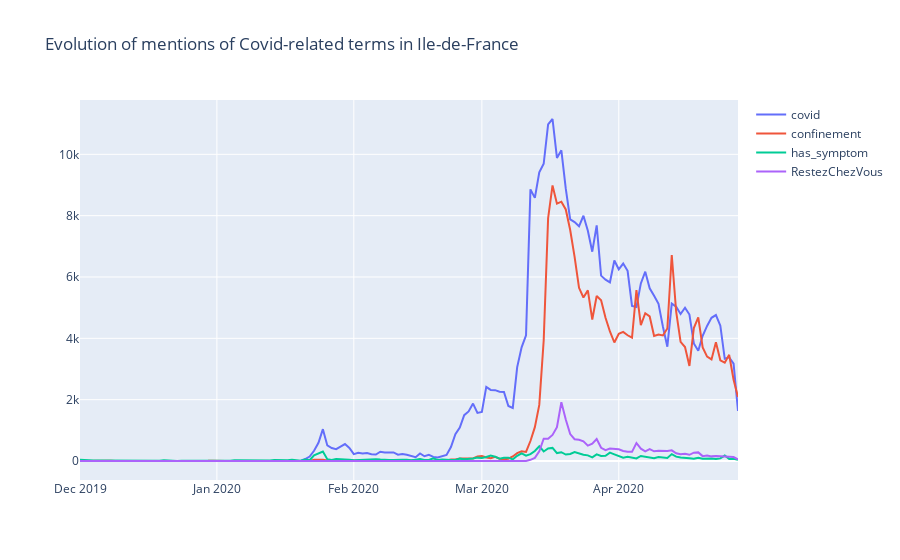

Notebook code for this chart:
### Code cell
def plot_covid_evolution() :
    traces=[]
    df = tweets[['day','covid','confinement','has_symptom','RestezChezVous']].groupby('day').agg('sum')
    for value in ['covid','confinement','has_symptom','RestezChezVous']:
        traces.append(go.Scatter(x = df.index, 
                                 y = df[value].values,
                                mode = 'lines',
                                name = value))
    layout = go.Layout(title="Evolution of mentions of Covid-related terms in Ile-de-France")
    fig = go.Figure(traces, layout)
    py.iplot(fig)
plot_covid_evolution()

### Figure 1 — Plotly figure (JSON) as saved in the notebook; plotly's stock layout.template omitted (floating-point values rounded to 4 significant figures; data arrays with more than 128 entries replaced by an {"elided": "..."} marker saying what was removed)
{"data": [{"mode": "lines", "name": "covid", "type": "scatter", "x": {"elided": "150 str values"}, "y": {"elided": "150 int values"}}, {"mode": "lines", "name": "confinement", "type": "scatter", "x": {"elided": "150 str values"}, "y": {"elided": "150 int values"}}, {"mode": "lines", "name": "has_symptom", "type": "scatter", "x": {"elided": "150 str values"}, "y": {"elided": "150 int values"}}, {"mode": "lines", "name": "RestezChezVous", "type": "scatter", "x": {"elided": "150 str values"}, "y": {"elided": "150 int values"}}], "layout": {"title": {"text": "Evolution of mentions of Covid-related terms in Ile-de-France"}}}
